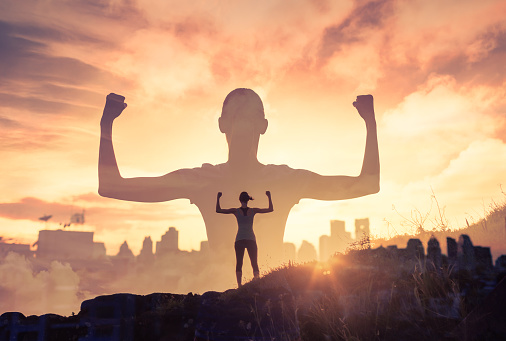
#> input picture Second Year/Semester 3/Adaptive Web Design/Build-Trust/images/Self-Confidence.jpg, 506 x 341 px
$ python -i main.py   (imports and definitions only)   (older library calls are emulated)
#> lines starting #> are read from the running program, lines starting #| are printed output that depends on the picture
import tkinter as tk
from tkinter import filedialog, Label, Frame, Button, Scale, HORIZONTAL
import cv2
import numpy as np
from PIL import Image, ImageTk


# [10 lines left out: function apply_roberts, not called in this run]


def apply_sobel(gray):
    """
    Applies Sobel operator to detect edges
    gray: Grayscale image as a numpy array
    """
    gx = cv2.filter2D(gray, cv2.CV_64F, np.array([[-1, 0, 1], [-2, 0, 2], [-1, 0, 1]]))
    gy = cv2.filter2D(gray, cv2.CV_64F, np.array([[-1, -2, -1], [0, 0, 0], [1, 2, 1]]))
    mag = cv2.normalize(np.sqrt(gx ** 2 + gy ** 2), None, 0, 255, cv2.NORM_MINMAX)
    return mag.astype('uint8')


# [52 lines left out: functions apply_prewitt, apply_canny, display_image_on_label, not called in this run]


class EdgeDetectorApp:
    # [138 lines left out: functions __init__, setup_header, setup_main_view, load_image, on_blur_change, not called in this run]

    def on_resize(self, event):
        if self.processed_images:
            self.update_all_views()

    # [5 lines left out: function update_all_views, not called in this run]


# [4 lines not run here, left out]

>>> import cv2
>>> picture = cv2.imread('../../../Adaptive Web Design/Build-Trust/images/Self-Confidence.jpg', cv2.IMREAD_GRAYSCALE)
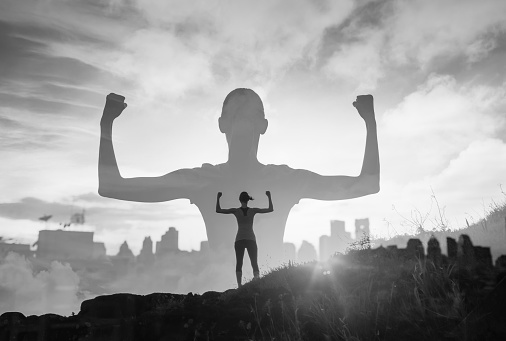
#> picture: shape (341, 506); min 2, max 255, mean 159.6
>>> result = apply_sobel(picture)
#> in apply_sobel, `gx = cv2.filter2D(gray, cv2.CV_64F, np.array([[-1, 0, 1], [-2, 0, 2], ..`:
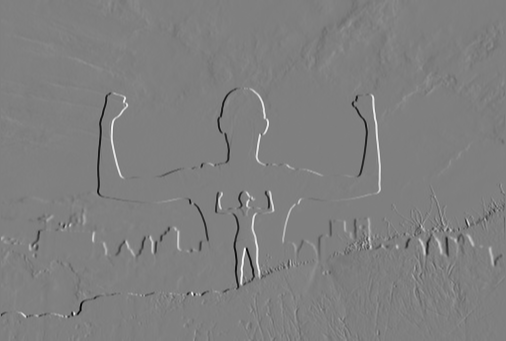
#> gx: shape (341, 506) float64; min -627, max 625, mean -0.2; drawn with min black and max white
#> in apply_sobel, `gy = cv2.filter2D(gray, cv2.CV_64F, np.array([[-1, -2, -1], [0, 0, 0],..`:
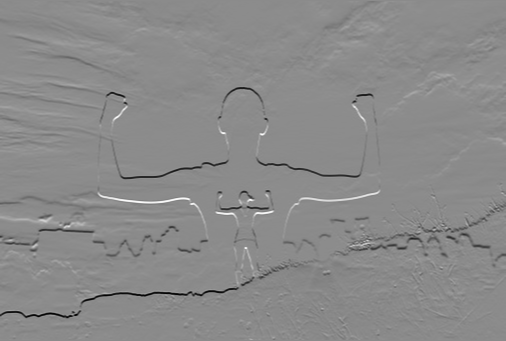
#> gy: shape (341, 506) float64; min -636, max 529, mean -3.4; drawn with min black and max white
#> in apply_sobel, `mag = cv2.normalize(np.sqrt(gx ** 2 + gy ** 2), None, 0, 255, cv2.NORM..`:
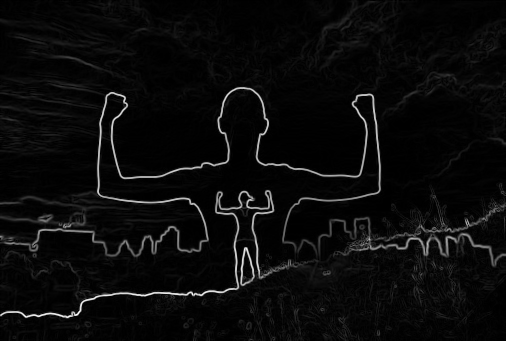
#> mag: shape (341, 506) float64; min 0, max 255, mean 11

$ run again, on Second Year/Semester 3/Adaptive Web Design/Build-Trust/images/depend.jpg
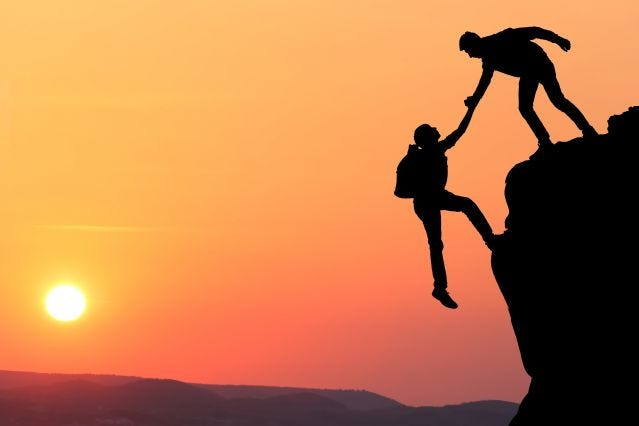
#> input picture Second Year/Semester 3/Adaptive Web Design/Build-Trust/images/depend.jpg, 639 x 426 px
#> in apply_sobel, `gy = cv2.filter2D(gray, cv2.CV_64F, np.array([[-1, -2, -1], [0, 0, 0],..`:
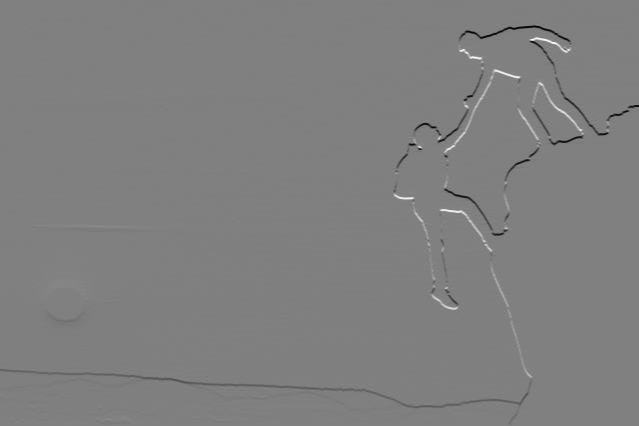
#> gy: shape (426, 639) float64; min -791, max 779, mean -2.9; drawn with min black and max white
#> in apply_sobel, `mag = cv2.normalize(np.sqrt(gx ** 2 + gy ** 2), None, 0, 255, cv2.NORM..`:
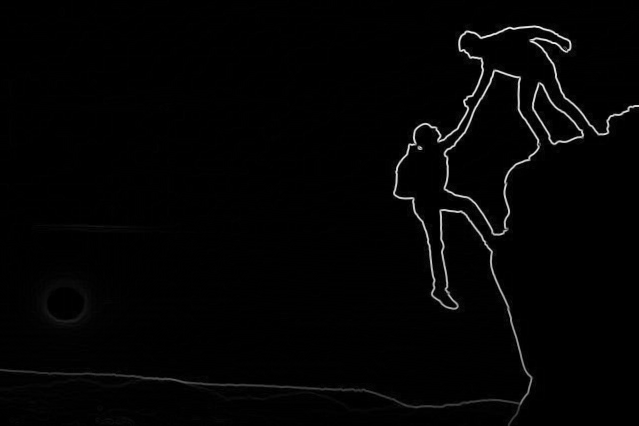
#> mag: shape (426, 639) float64; min 0, max 255, mean 3.8

$ run again, on Second Year/Semester 3/Adaptive Web Design/Build-Trust/images/loyalty.jpg
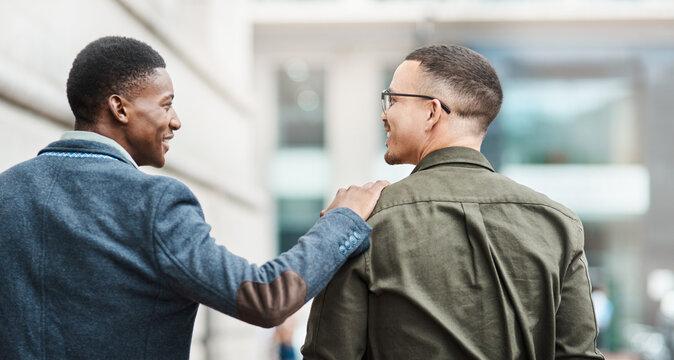
#> input picture Second Year/Semester 3/Adaptive Web Design/Build-Trust/images/loyalty.jpg, 674 x 360 px
#> in apply_sobel, `gy = cv2.filter2D(gray, cv2.CV_64F, np.array([[-1, -2, -1], [0, 0, 0],..`:
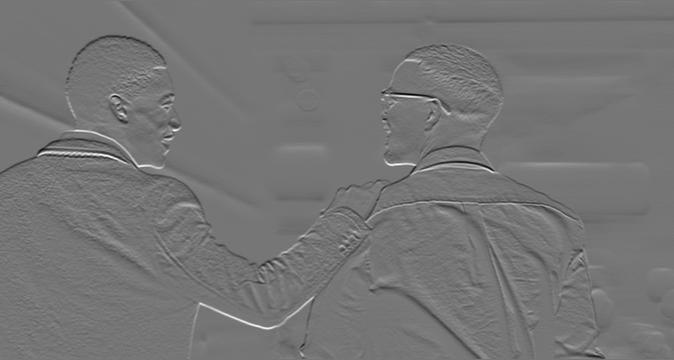
#> gy: shape (360, 674) float64; min -724, max 839, mean -3.4; drawn with min black and max white
#> in apply_sobel, `mag = cv2.normalize(np.sqrt(gx ** 2 + gy ** 2), None, 0, 255, cv2.NORM..`:
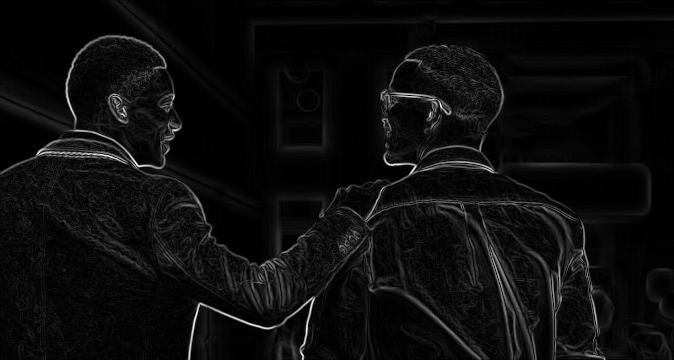
#> mag: shape (360, 674) float64; min 0, max 255, mean 13.4

$ run again, on Second Year/Semester 3/Adaptive Web Design/Build-Trust/images/secret.jpg
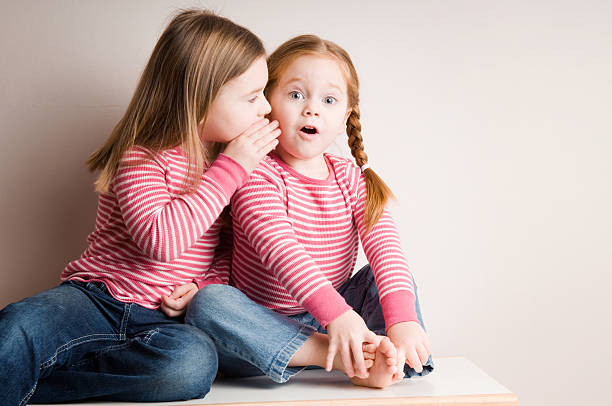
#> input picture Second Year/Semester 3/Adaptive Web Design/Build-Trust/images/secret.jpg, 612 x 406 px
#> in apply_sobel, `gy = cv2.filter2D(gray, cv2.CV_64F, np.array([[-1, -2, -1], [0, 0, 0],..`:
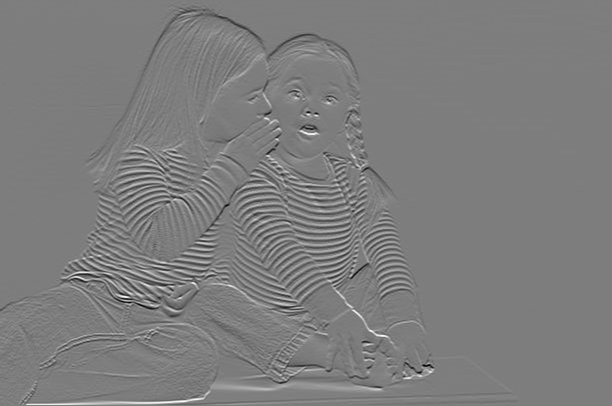
#> gy: shape (406, 612) float64; min -854, max 876, mean -0.1; drawn with min black and max white
#> in apply_sobel, `mag = cv2.normalize(np.sqrt(gx ** 2 + gy ** 2), None, 0, 255, cv2.NORM..`:
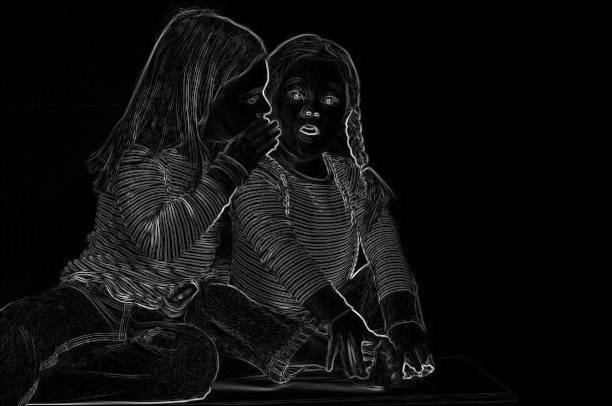
#> mag: shape (406, 612) float64; min 0, max 255, mean 14.7; drawn with min black and max white
